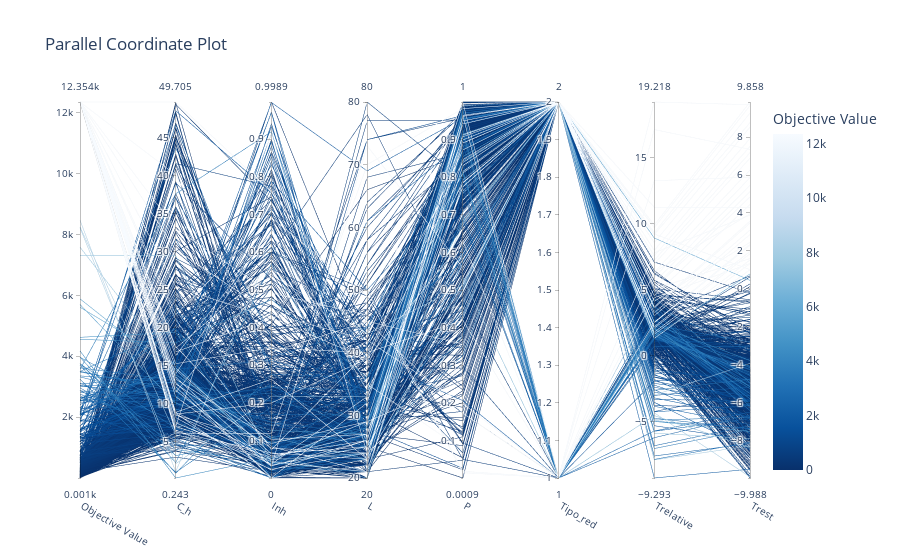

This figure's notebook cell:
### Code cell
# Gráfico de coordenadas paralelas para visualizar múltiples objetivos
%matplotlib inline
vis.plot_parallel_coordinate(study)

### Figure 1 — Plotly figure (JSON) as saved in the notebook; plotly's stock layout.template omitted (floating-point values rounded to 4 significant figures; data arrays with more than 128 entries replaced by an {"elided": "..."} marker saying what was removed)
{"data": [{"dimensions": [{"label": "Objective Value", "range": [1.048, 12350.0], "values": {"elided": "990 float values"}}, {"label": "C_h", "range": [0.2426, 49.71], "values": {"elided": "990 float values"}}, {"label": "Inh", "range": [2.312e-05, 0.9989], "values": {"elided": "990 float values"}}, {"label": "L", "range": [20, 80], "values": {"elided": "990 int values"}}, {"label": "P", "range": [0.0008529, 1.0], "values": {"elided": "990 float values"}}, {"label": "Tipo_red", "range": [1, 2], "values": {"elided": "990 int values"}}, {"label": "Trelative", "range": [-9.293, 19.22], "values": {"elided": "990 float values"}}, {"label": "Trest", "range": [-9.988, 9.858], "values": {"elided": "990 float values"}}], "labelangle": 30, "labelside": "bottom", "line": {"color": {"elided": "990 float values"}, "colorbar": {"title": {"text": "Objective Value"}}, "colorscale": [[0, "rgb(247,251,255)"], [0.125, "rgb(222,235,247)"], [0.25, "rgb(198,219,239)"], [0.375, "rgb(158,202,225)"], [0.5, "rgb(107,174,214)"], [0.625, "rgb(66,146,198)"], [0.75, "rgb(33,113,181)"], [0.875, "rgb(8,81,156)"], [1, "rgb(8,48,107)"]], "reversescale": true, "showscale": true}, "type": "parcoords"}], "layout": {"title": {"text": "Parallel Coordinate Plot"}}}
